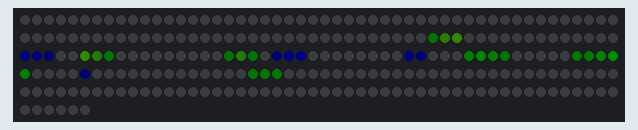
This sketch was run on a simulated Arduino Uno, built with avr-gcc and run on an emulated ATmega328P. Parts: 256 RGB LEDs in strip order, left to right, continuing on the next row. Dim RGB values are drawn brighter than linear; random numbers use the default seed unless the sketch sets one.

Above: at 0.17 s.
At 5.05 s:
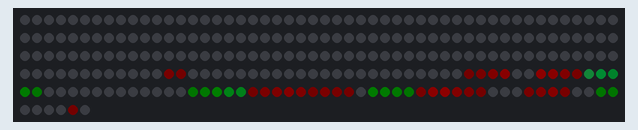
At 9.92 s:
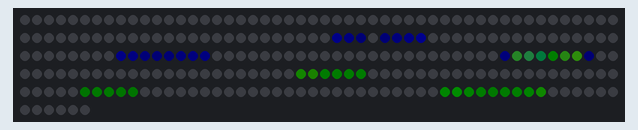
At 19.97 s:
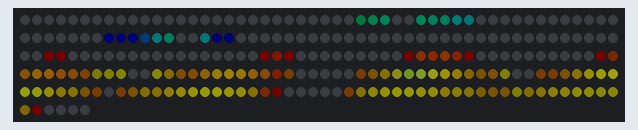
At 29.71 s:
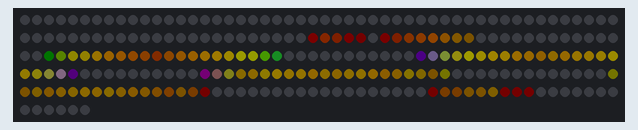
At 39.76 s:
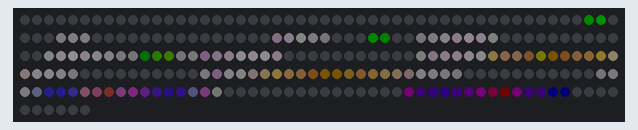

The sketch:

FunkyClouds_2.ino
```cpp
// Mini Funky Clouds
// Modified by Russ Cornell for Matrix:
// Funky Clouds 2016
// Matrix Effects for WS2812B Leds (30x8)
// www.stefan-petrick.de/wordpress_beta
// https://gist.github.com/anonymous/68298debac462330719b

#include <FastLED.h>
#if FASTLED_VERSION < 3001000
#error "Requires FastLED 3.1 or later; check github for latest code."
#endif

// your matrix size if it is NOT a 16*16
// check in that case the setup part and
// RenderCustomMatrix() and
// ShowFrame() for more comments
const uint8_t CUSTOM_WIDTH = 30;
const uint8_t CUSTOM_HEIGHT = 8;

// LED Setup
#define LED_PIN     6
#define COLOR_ORDER GRB
#define CHIPSET     WS2812
#define BRIGHTNESS  80

// all 2D effects will be calculated in this matrix size
// do not touch
const uint8_t WIDTH = 16;
const uint8_t HEIGHT = 16;

#define NUM_LEDS (WIDTH * HEIGHT)

// the rendering buffer (16*16)
CRGB leds[NUM_LEDS];

// your display buffer for any setup except 16*16
CRGB leds2[CUSTOM_HEIGHT * CUSTOM_WIDTH];

// Oscillator Setup
struct timer {
  unsigned long tact;
  unsigned long lastMillis;
  unsigned long count;
  int delta;
  byte up;
  byte down;
};
timer multiTimer[7];
int timers = sizeof(multiTimer) / sizeof(multiTimer[0]);

void setup() {
  // LED Setup
    FastLED.addLeds<CHIPSET, LED_PIN, COLOR_ORDER>(leds, NUM_LEDS);
    FastLED.setBrightness(BRIGHTNESS);

  // Triangular Oscillator Setup
  // range (up/down), speed (tact=ms between steps)
  multiTimer[0].tact=  70;     //x1
  multiTimer[0].up = WIDTH - 1;
  multiTimer[0].down = 0;

  multiTimer[1].tact=  50;     //y1
  multiTimer[1].up = HEIGHT - 1;
  multiTimer[1].down = 0;

  multiTimer[2].tact=  3;      //color
  multiTimer[2].up = 255;
  multiTimer[2].down = 0;

  multiTimer[3].tact=  76;     //x2
  multiTimer[3].up = WIDTH - 1;
  multiTimer[3].down = 0;

  multiTimer[4].tact=  99;     //y2
  multiTimer[4].up = HEIGHT - 1;
  multiTimer[4].down = 0;

  multiTimer[5].tact=  73;    //center spiral x
  multiTimer[5].up = HEIGHT - 4;
  multiTimer[5].down = 0;

  multiTimer[6].tact=  145;    //center spiral y
  multiTimer[6].up = HEIGHT - 4;
  multiTimer[6].down = 0;

  // set counting directions positive for the beginning
  // and start with random values to keep the start interesting

  for (int i = 0; i < timers; i++) {
    multiTimer[i].delta = 1;
    multiTimer[i].count = random(multiTimer[i].up);
  }
}

void loop() {
  // let the oscillators swing
  UpdateTimers();

/*
  // draw just a line defined by 5 oscillators
  Line(
    multiTimer[3].count,  // x1
    multiTimer[4].count,  // y1
    multiTimer[0].count,  // x2
    multiTimer[1].count,  // y2
    multiTimer[2].count   // color
  );
*/

  // the "seed": 3 moving dots
    leds[XY(multiTimer[0].count,multiTimer[1].count)] =
    CHSV (multiTimer[2].count , 255, 255);

  leds[XY(multiTimer[3].count,multiTimer[4].count)] =
    CHSV (255-multiTimer[2].count , 255, 255);

  // coordinates are the average of 2 oscillators
  leds[XY((
    multiTimer[0].count+multiTimer[1].count)/2,
    (multiTimer[3].count+multiTimer[4].count)/2
    )] = CHSV (multiTimer[2].count/2 , 255, 255);


  // the balance of the (last) values of the following functions affects the
  // appearence of the effect a lot

  // a moving spiral
  SpiralStream(multiTimer[5].count, multiTimer[6].count, 3, 210); // play here

  // y wind
  StreamVertical(120);    // and here

  // x wind
  StreamHorizontal(110);  // and here

  // main spiral
  SpiralStream(6,7,8,150);// and here

  // increase the contrast
  //DimmAll(250);

  // done.
  FastLED.show();
}

// finds the right index for a S shaped matrix
int XY(int x, int y) {
  if(y > HEIGHT) { y = HEIGHT; }
  if(y < 0) { y = 0; }
  if(x > WIDTH) { x = WIDTH;}
  if(x < 0) { x = 0; }
  if(x % 2 == 1) {
  return (x * (WIDTH) + (HEIGHT - y -1));
  } else {
    // use that line only, if you have all rows beginning at the same side
    return (x * (WIDTH) + y);
  }
}

// counts everything with different speeds linear up and down
// = oscillators following a triangular function
void UpdateTimers() {
  unsigned long now=millis();
  for (int i=0; i < timers; i++)
  {
    while (now-multiTimer[i].lastMillis >= multiTimer[i].tact)
    {
      multiTimer[i].lastMillis += multiTimer[i].tact;
      multiTimer[i].count = multiTimer[i].count + multiTimer[i].delta;
      if ((multiTimer[i].count == multiTimer[i].up) || (multiTimer[i].count == multiTimer[i].down))
      {
        multiTimer[i].delta = -multiTimer[i].delta;
      }
    }
  }
}

// fade the image buffer arround
// x, y: center   r: radius   dimm: fade down
void SpiralStream(int x,int y, int r, byte dimm) {
  for(int d = r; d >= 0; d--) {                // from the outside to the inside
    for(int i = x-d; i <= x+d; i++) {
       leds[XY(i,y-d)] += leds[XY(i+1,y-d)];   // lowest row to the right
       leds[XY(i,y-d)].nscale8( dimm );}
    for(int i = y-d; i <= y+d; i++) {
       leds[XY(x+d,i)] += leds[XY(x+d,i+1)];   // right colum up
       leds[XY(x+d,i)].nscale8( dimm );}
    for(int i = x+d; i >= x-d; i--) {
       leds[XY(i,y+d)] += leds[XY(i-1,y+d)];   // upper row to the left
       leds[XY(i,y+d)].nscale8( dimm );}
    for(int i = y+d; i >= y-d; i--) {
       leds[XY(x-d,i)] += leds[XY(x-d,i-1)];   // left colum down
       leds[XY(x-d,i)].nscale8( dimm );}
  }
}

// Bresenham line algorythm
void Line(int x0, int y0, int x1, int y1, byte color) {
  int dx =  abs(x1-x0), sx = x0<x1 ? 1 : -1;
  int dy = -abs(y1-y0), sy = y0<y1 ? 1 : -1;
  int err = dx+dy, e2;
  for(;;){
    leds[XY(x0, y0)] += CHSV(color, 255, 255);
    if (x0==x1 && y0==y1) break;
    e2 = 2*err;
    if (e2 > dy) { err += dy; x0 += sx; }
    if (e2 < dx) { err += dx; y0 += sy; }
  }
}

// scale the brightness of the screenbuffer down
void DimmAll(byte value) {
  for(int i = 0; i < NUM_LEDS; i++)
  {
    leds[i].nscale8(value);
  }
}

// give it a linear tail
void StreamHorizontal(byte scale) {
  for(int x = 1; x < WIDTH ; x++) {
    for(int y = 0; y < HEIGHT; y++) {
      leds[XY(x,y)] += leds[XY(x-1,y)];
      leds[XY(x,y)].nscale8( scale );
    }
  }
  for(int y = 0; y < HEIGHT; y++)
    leds[XY(0,y)].nscale8(scale);
}

// give it a linear tail
void StreamVertical(byte scale) {
  for(int x = 0; x < WIDTH ; x++) {
    for(int y = 1; y < HEIGHT; y++) {
      leds[XY(x,y)] += leds[XY(x,y-1)];
      leds[XY(x,y)].nscale8( scale );
    }
  }
  for(int x = 0; x < WIDTH; x++)
    leds[XY(x,0)].nscale8(scale);
}
```
